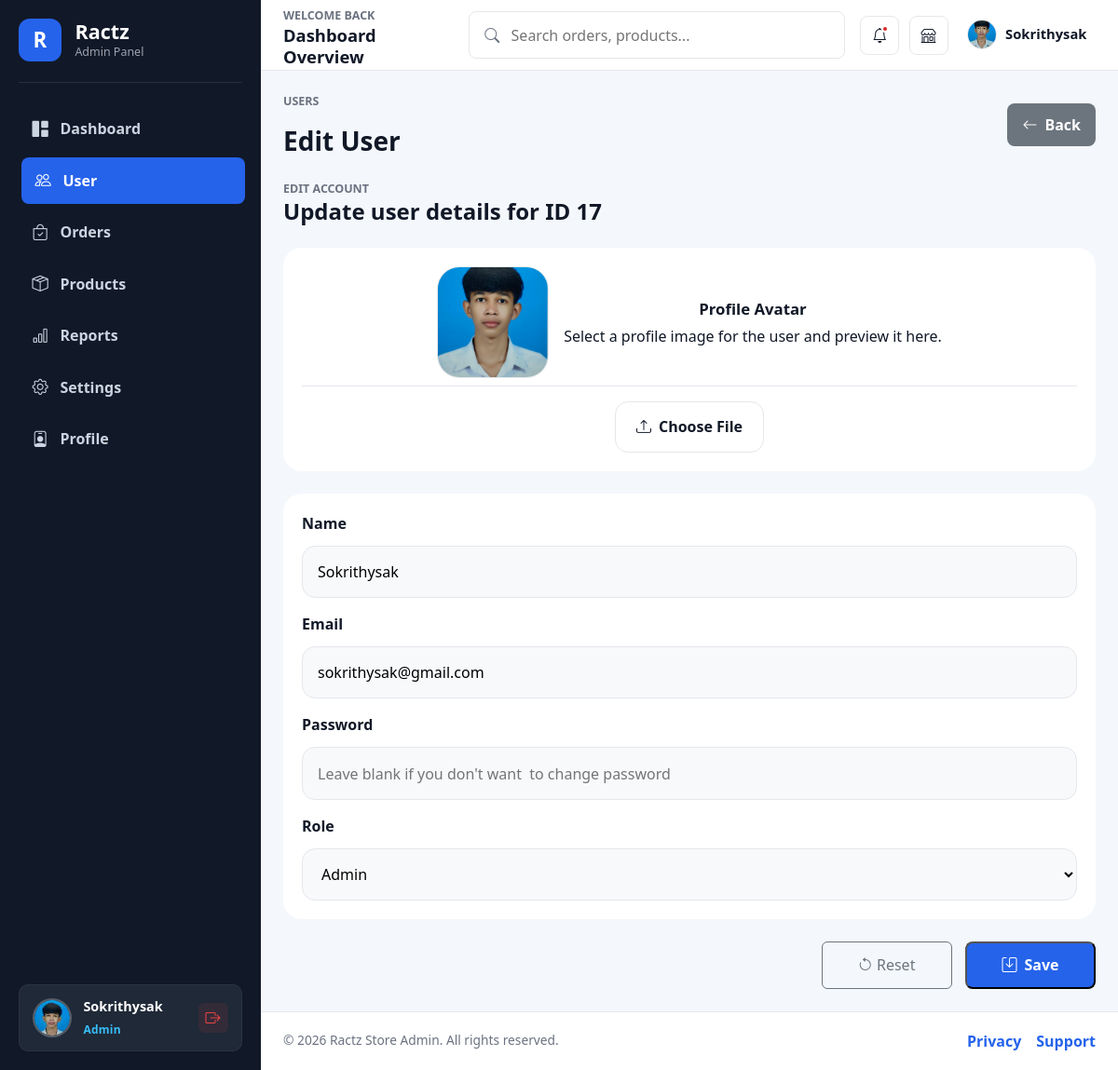
The app's page /admin/user/edit/17 (signed in) with its own data.
### models/user.py (models this page shows)
class User(db.Model):
    id = db.Column(db.Integer, primary_key=True)
    profile = db.Column(db.String(255), nullable=False, default='/static/images/default.png')
    username = db.Column(db.String(80), nullable=False)
    password = db.Column(db.String(255), nullable=False)
    email = db.Column(db.String(120), nullable=False, unique=True)
    role = db.Column(db.String(80), nullable=False)
    status = db.Column(db.String(80), nullable=False, default='Active')
    joined_date = db.Column(db.String(80), nullable=True, default=lambda: datetime.now().strftime('%b. %Y'))

### admin/user.py (the view)
@admin_bp.get('/user/edit/<int:user_id>')
@login_required
def edit_user(user_id):
    module = 'user'
    sql = text("SELECT * FROM user WHERE id = :user_id")
    result = db.session.execute(sql, {"user_id": user_id}).fetchone()
    user_data = None
    if result:
        user_data = dict(result._mapping)
    else:
        return redirect(url_for('admin_bp.user'))
    return render_template('admin/user/edit.html', module=module, user=user_data)

### admin/auth.py (called while the page is built)
def login_required(view):
    @wraps(view)
    def wrapped(*args, **kwargs):
        if not session.get("is_login"):
            return redirect(url_for("admin_login", next=request.path))
        return view(*args, **kwargs)
    return wrapped

@admin_bp.before_request
def ensure_admin_joined_date():
    if session.get('is_login') and session.get('user_id'):
        sql = text("SELECT joined_date FROM user WHERE id = :user_id")
        result = db.session.execute(sql, {"user_id": session.get('user_id')}).fetchone()
        if result and result[0]:
            session['joined_date'] = result[0]
        elif not session.get('joined_date'):
            session['joined_date'] = 'Aug. 2026'

### app.py (called while the page is built)
def url_fallback(error, endpoint, values):
    if '.' in endpoint:
        raise error
    for bp_name in ['simple_page', 'admin_bp', 'api_bp']:
        full_endpoint = f"{bp_name}.{endpoint}"
        if full_endpoint in app.view_functions:
            return url_for(full_endpoint, **values)
    raise error

### templates/admin/user/edit.html (shortened to what this page needs)
{% extends 'admin/master.html' %} {% block styles %}
<link
  rel="stylesheet"
  href="{{ url_for('static', filename='user css/edit.css') }}"
/>
{% endblock %} {% block content %}
<main class="admin-content">
  <section class="page-heading">
    <div>
      <p>Users</p>
      <h3>Edit User</h3>
    </div>
    <a href="{{ url_for('admin_bp.user') }}" class="export-btn edit-back-btn">
      <i class="bi bi-arrow-left"></i>
      Back
    </a>
  </section>
  <section class="panel edit-panel">
    <div class="panel-header">
      <div>
        <span>Edit Account</span>
        <h4>Update user details for ID {{ user.id if user else user_id }}</h4>
      </div>
    </div>
    <form id="editUserForm" action="{{url_for('admin_bp.do_edit_user')}}" method="POST" enctype="multipart/form-data" class="edit-form">
      <div class="edit-layout">
        <div class="edit-card">
          <div class="edit-card-top">
            <img
              id="output"
              src="{{ url_for('user_photo', user_id=user.id, photo_type='org') }}"
              alt="User profile image"
              onerror="this.onerror=null;this.src='{{ url_for('static', filename='images/default.png') }}'"
              class="edit-card-avatar"
            />
            <div class="edit-card-info">
              <strong>Profile Avatar</strong>
              <span>
                Select a profile image for the user and preview it here.
              </span>
            </div>
          </div>
          <div class="edit-card-actions">
            <label for="image" class="edit-upload-label">
              <i class="bi bi-upload"></i>
              Choose File
            </label>
          </div>
        </div>
        <div class="edit-form-box">
          <div class="edit-form-group">
            <label for="name">Name</label>
            <input
              type="text"
              id="name"
              name="name"
              value="{{ user.username }}"
              placeholder="Enter name"
              class="edit-form-control"
            />
          </div>
          <div class="edit-form-group">
            <label for="email">Email</label>
            <input
              type="email"
              id="email"
              name="email"
              value="{{ user.email  }}"
              placeholder="Enter email"
              class="edit-form-control"
            />
          </div>
          <div class="edit-form-group">
            <label for="password">Password</label>
            <input
              type="password"
              id="password"
              name="password"
              placeholder="Leave blank if you don't want  to change password"
              class="edit-form-control"
            />
          </div>
          <div class="edit-form-group">
            <label for="role">Role</label>
            <select id="role" name="role" class="edit-form-control">
              <option value="Admin" {% if user and (user.role == 'Admin' or user.role == 'admin') %}selected{% endif %}>Admin</option>
            </select>
          </div>
        </div>
        <div class="edit-actions">
          <button type="reset" class="btn btn-outline-secondary">
            <i class="bi bi-arrow-counterclockwise"></i>
            Reset
          </button>
          <button type="submit" class="export-btn">
            <i class="bi bi-save"></i>
            Save
          </button>
        </div>
      </div>
    </form>
  </section>
</main>
{% endblock %}

### templates/admin/share/sidebar.html (shortened to what this page needs)
      <aside class="admin-sidebar" id="adminSidebar">
<div class="sidebar-brand">
          <span class="brand-mark">R</span>
          <div>
            <h1>Ractz</h1>
            <p>Admin Panel</p>
          </div>
        </div>
        <nav class="sidebar-menu" aria-label="Admin navigation">
          <a href="{{ url_for('dashboard') }}" class="{% if request.endpoint == 'dashboard' %}active{% endif %}">
            <i class="bi bi-grid-1x2-fill"></i>
            <span>Dashboard</span>
          </a>
          <a href="{{ url_for('user') }}" class="{% if request.endpoint in ['user', 'admin_bp.user', 'add_user', 'admin_bp.add_user', 'edit_user', 'admin_bp.edit_user'] or (request.endpoint in ['user_profile', 'admin_bp.user_profile'] and request.view_args and request.view_args.get('user_id') != session.get('user_id')) %}active{% endif %}">
            <i class="bi bi-people"></i>
            <span>User</span>
          </a>
          <a href="#">
            <i class="bi bi-bag-check"></i>
            <span>Orders</span>
          </a>
          <a href="#">
            <i class="bi bi-box-seam"></i>
            <span>Products</span>
          </a>
          <a href="#">
            <i class="bi bi-bar-chart"></i>
            <span>Reports</span>
          </a>
          <a href="#">
            <i class="bi bi-gear"></i>
            <span>Settings</span>
          </a>
          <a href="{{ url_for('admin_bp.admin_profile') if session.get('user_id') else '#' }}" class="">
            <i class="bi bi-person-badge"></i>
            <span>Profile</span>
          </a>
        </nav>
        <div class="sidebar-profile">
          <a href="{{ url_for('admin_bp.admin_profile') if session.get('user_id') else '#' }}" class="sidebar-profile-info" title="View Profile">
            <div class="profile-avatar sidebar-profile-avatar">
              <span class="profile-avatar-initials">{{ (session.get('username', 'A')[:2]) | upper }}</span>
              {% if session.get('user_id') %}
                <img
                  src="{{ url_for('user_photo', user_id=session.get('user_id'), photo_type='thum') }}"
                  alt="{{ session.get('username', 'Admin') }}"
                  class="profile-avatar-img"
                  onerror="this.remove();"
                />
              {% endif %}
            </div>
            <div class="sidebar-profile-text">
              <strong>{{ session.get('username', 'Admin User') }}</strong>
              <span>{{ session.get('role', 'Admin') }}</span>
            </div>
          </a>
          <a href="{{ url_for('admin_logout') }}" class="sidebar-logout-btn" title="Sign out">
            <i class="bi bi-box-arrow-right"></i>
          </a>
        </div>
      </aside>

### templates/admin/share/navbar.html (shortened to what this page needs)
 <nav class="admin-navbar">
          <div class="navbar-title">
            <span>Welcome back</span>
            <h2>Dashboard Overview</h2>
          </div>
          <form class="admin-search" action="#" role="search">
            <i class="bi bi-search"></i>
            <input type="search" placeholder="Search orders, products..." />
          </form>
          <div class="navbar-actions">
            <button type="button" aria-label="Notifications" title="Notifications">
              <i class="bi bi-bell"></i>
              <span class="notification-dot"></span>
            </button>
            <a href="{{ url_for('home') }}" aria-label="Visit store" title="Visit Store">
              <i class="bi bi-shop"></i>
            </a>
            <div class="admin-user-dropdown" id="adminUserDropdown">
              <button
                type="button"
                class="admin-user-trigger"
                id="adminUserTrigger"
                aria-expanded="false"
                aria-haspopup="true"
              >
                <img
                  src="{{ url_for('user_photo', user_id=session.get('user_id'), photo_type='thum') if session.get('user_id') else url_for('static', filename='images/default.png') }}"
                  alt="{{ session.get('username', 'admin') }}"
                  class="admin-nav-avatar"
                  onerror="this.onerror=null;this.src='{{ url_for('static', filename='images/default.png') }}'"
                />
                <span class="admin-nav-name">{{ session.get('username', 'admin') }}</span>
              </button>
            </div>
          </div>
        </nav>

### static/user css/edit.css (style rules this page uses)
.panel { box-sizing: border-box; width: 100%; max-width: none; margin: 1.5rem auto; padding: 2rem; border: 1px solid #dee2e6; border-radius: 18px; background: #ffffff; box-shadow: 0 8px 24px rgba(15, 23, 42, 0.08); }
.edit-panel { max-width: none; margin: 0 auto; border-radius: 20px; padding: 0; background: transparent; box-shadow: none; border: none; }
.edit-panel .panel-header { margin-bottom: 1.5rem; gap: 1rem; }
.edit-layout { display: grid; gap: 1.5rem; }
.edit-card { display: grid; gap: 1rem; padding: 1.25rem; border: none; border-radius: 20px; background: #ffffff; }
.edit-card-top { display: flex; justify-content: center; align-items: center; gap: 1rem; flex-wrap: wrap; padding-bottom: 0.5rem; border-bottom: 1px solid var(--border); }
.edit-card-avatar { width: 120px; height: 120px; border-radius: 24px; object-fit: cover; border: 1px solid var(--border); background: #f6f8fb; }
.edit-card-info { display: grid; gap: 0.25rem; text-align: center; }
.edit-card-info strong { font-size: 1.05rem; }
.edit-card-actions { display: flex; align-items: center; justify-content: center; gap: 1rem; flex-wrap: wrap; }
.edit-upload-label { display: inline-flex; align-items: center; justify-content: center; gap: 0.5rem; padding: 0.9rem 1.4rem; border-radius: 14px; border: 1px solid var(--border); background: #ffffff; color: var(--text); font-weight: 700; cursor: pointer; }
.edit-form { display: grid; gap: 1.25rem; }
.edit-form-box { display: grid; gap: 1rem; padding: 1.25rem; border: none; border-radius: 20px; background: #ffffff; }
.edit-form-group { display: grid; gap: 0.75rem; }
.edit-form-group label { font-weight: 700; }
.edit-form-control { width: 100%; padding: 0.95rem 1rem; border: 1px solid var(--border); border-radius: 14px; background: #f8f9fb; }
.edit-actions { display: flex; gap: 0.9rem; flex-wrap: wrap; justify-content: flex-end; }
.edit-actions button { min-width: 140px; }
.edit-back-btn { background: #6c757d !important; }

### records on screen
User: get "Sokrithysak", get "Admin", id "17", name "Sokrithysak", email "sokrithysak@gmail.com", role "Admin"
